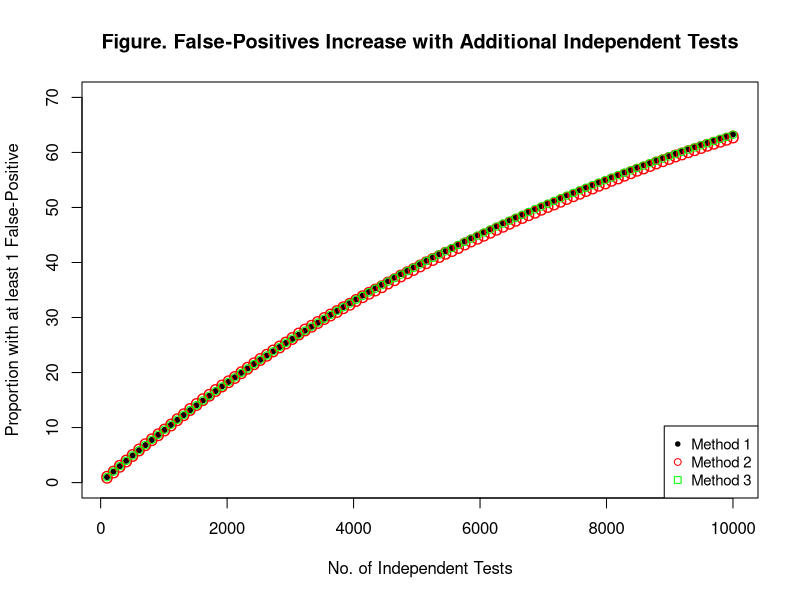

R code for this plot:
## ---- chunk 1
knitr::opts_chunk$set(cache=TRUE)
## ---- chunk 2
method_1 <- function(false_positive_rate, population, test_num) {
  results <- rep(0,population-1)
  result_list <- rep(0,test_num)
  for (i in 1:test_num)
  {
    results[sample(population,10)] <- 1
    result_list[i] <- mean(results)
  }
  return(result_list)
}
## ---- chunk 3
method_2 <- function(false_positive_rate, population, test_num) {
  results <- rep(0,population-1)
  result_list <- rep(0,test_num)
  for (i in 1:test_num)
  {
    results <- results | rbinom(population-1,1,prob = false_positive_rate)
    result_list[i] <- mean(results)
  }
  return (result_list)
}
## ---- chunk 4
method_3 <- function(false_positive_rate, test_num) {
  return(1-(1-false_positive_rate)^c(1:test_num))
}
## ---- chunk 5
result_list_1 <- method_1(0.0001, 100000, 10000)
result_list_2 <- method_2(0.0001, 100000, 10000)
result_list_3 <- method_3(0.0001, 10000)
## ---- chunk 6
subpoints <- floor(seq(0,10000,length.out = 100))[-1]
plot(subpoints,100*result_list_1[subpoints], main = "Figure. False-Positives Increase with Additional Independent Tests", pch = 20, ylim = c(0,70), xlab = "No. of Independent Tests", ylab = "Proportion with at least 1 False-Positive")
points(subpoints,100*result_list_2[subpoints], pch = "O", col = "red")
points(subpoints,100*result_list_3[subpoints], col = "green", ylim = c(0,70))
legend("bottomright",c("Method 1","Method 2", "Method 3"), col = c("black","red","green"), pch = c(20,1,0), cex = 0.9)
